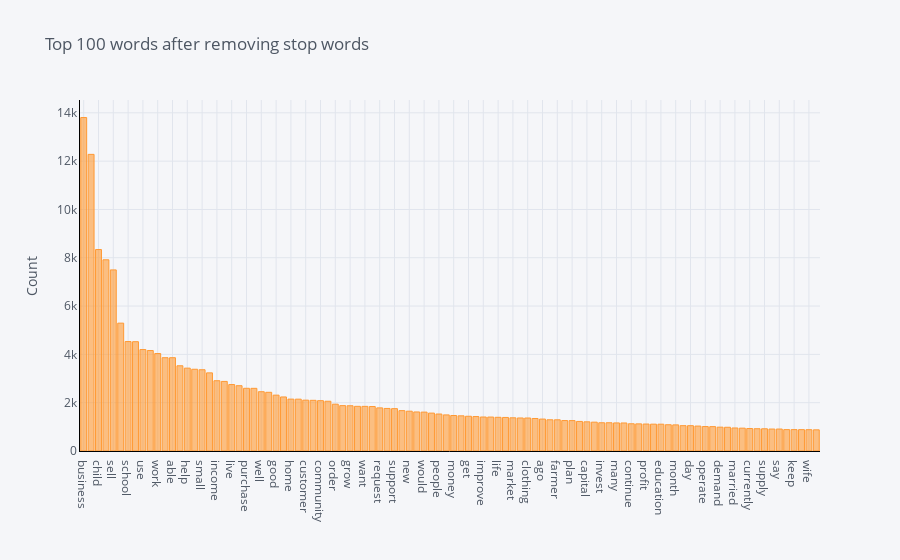

Write notebook code for a chart like this one.
### Markdown cell above
## Model Evaluation

The `plot_model` function allows you to analyze the entire corpus or a specific topic from various angles.

- https://pycaret.readthedocs.io/en/latest/api/nlp.html#pycaret.nlp.plot_model

If no specific parameter is specified in the `plot_model` function, the number of occurrences of each word will be displayed in a graph.

### Code cell
from pycaret.nlp import plot_model

plot_model()

### Figure 1 — Plotly figure (JSON) as saved in the notebook; plotly's stock layout.template omitted (floating-point values rounded to 4 significant figures)
{"data": [{"marker": {"color": "rgba(255, 153, 51, 0.6)", "line": {"color": "rgba(255, 153, 51, 1.0)", "width": 1}}, "name": "count", "orientation": "v", "text": "", "type": "bar", "x": ["business", "loan", "child", "year", "sell", "buy", "school", "also", "use", "old", "work", "family", "able", "start", "help", "group", "small", "make", "income", "product", "live", "husband", "purchase", "increase", "well", "woman", "good", "need", "home", "rice", "customer", "store", "community", "member", "order", "mother", "grow", "pay", "want", "hope", "request", "stock", "support", "provide", "new", "expand", "would", "time", "people", "marry", "money", "client", "get", "go", "improve", "area", "life", "sale", "market", "entrepreneur", "clothing", "shop", "ago", "clothe", "farmer", "run", "plan", "give", "capital", "hard", "invest", "food", "many", "high", "continue", "take", "profit", "first", "education", "house", "month", "local", "day", "repay", "operate", "service", "demand", "farm", "married", "receive", "currently", "age", "supply", "young", "say", "earn", "keep", "fee", "wife", "item"], "y": [13804, 12280, 8339, 7915, 7497, 5293, 4531, 4525, 4199, 4159, 4035, 3862, 3862, 3528, 3430, 3384, 3364, 3235, 2909, 2881, 2751, 2703, 2596, 2594, 2454, 2430, 2312, 2237, 2148, 2146, 2105, 2098, 2083, 2060, 1938, 1878, 1873, 1849, 1848, 1841, 1785, 1762, 1753, 1671, 1648, 1616, 1610, 1569, 1531, 1494, 1469, 1456, 1438, 1426, 1407, 1405, 1395, 1389, 1374, 1367, 1366, 1346, 1322, 1293, 1291, 1260, 1259, 1224, 1208, 1194, 1169, 1169, 1162, 1160, 1127, 1123, 1116, 1111, 1110, 1087, 1081, 1049, 1048, 1032, 1012, 1009, 987, 982, 953, 946, 930, 922, 920, 909, 909, 885, 885, 884, 882, 876]}], "layout": {"legend": {"bgcolor": "#F5F6F9", "font": {"color": "#4D5663"}}, "paper_bgcolor": "#F5F6F9", "plot_bgcolor": "#F5F6F9", "title": {"font": {"color": "#4D5663"}, "text": "Top 100 words after removing stop words"}, "xaxis": {"gridcolor": "#E1E5ED", "linecolor": "black", "showgrid": true, "tickfont": {"color": "#4D5663"}, "title": {"font": {"color": "#4D5663"}, "text": ""}, "zerolinecolor": "#E1E5ED"}, "yaxis": {"gridcolor": "#E1E5ED", "linecolor": "black", "showgrid": true, "tickfont": {"color": "#4D5663"}, "title": {"font": {"color": "#4D5663"}, "text": "Count"}, "zerolinecolor": "#E1E5ED"}}}
